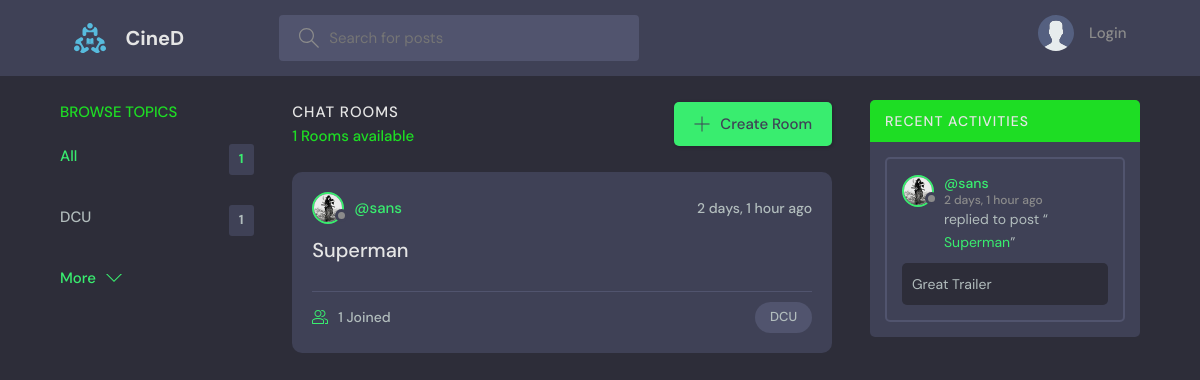
The page / on the database its author committed.
### base/models.py (models this page shows, shortened)
class Topic(models.Model):
    name = models.CharField(max_length=200)

class Room(models.Model):
    host = models.ForeignKey(User, on_delete=models.SET_NULL, null=True)
    topic = models.ForeignKey(Topic, on_delete=models.SET_NULL, null=True)
    name = models.CharField(max_length=200)
    description = models.TextField(null=True, blank=True)
    participants = models.ManyToManyField(
        User, related_name='participants', blank=True)
    updated = models.DateTimeField(auto_now=True)
    created = models.DateTimeField(auto_now_add=True)
    class Meta:
        ordering = ['-updated', '-created']
    def __str__(self):
        return self.name

class User(AbstractUser):
    name = models.CharField(max_length=200, null=True)
    email = models.EmailField(unique=True, null=True)
    bio = models.TextField(null=True)
    avatar = models.ImageField(null=True, default="avatar.svg")
    USERNAME_FIELD = 'email'
    REQUIRED_FIELDS = []
    groups = models.ManyToManyField(
        Group,
        related_name='custom_user_set',  # Add related_name to avoid conflict
        blank=True,
        help_text='The groups this user belongs to.',
        verbose_name='groups',
    )
    user_permissions = models.ManyToManyField(
        Permission,
        related_name='custom_user_set',  # Add related_name to avoid conflict
        blank=True,
        help_text='Specific permissions for this user.',
        verbose_name='user permissions',
    )

class Message(models.Model):
    user = models.ForeignKey(User, on_delete=models.CASCADE)#.Cascade means if user is deleted then all messages will be deleted
    room = models.ForeignKey(Room, on_delete=models.CASCADE)#one room can have many messages one to many relationship
    body = models.TextField()
    updated = models.DateTimeField(auto_now=True)
    created = models.DateTimeField(auto_now_add=True)
    class Meta:
        ordering = ['-updated', '-created']

### base/views.py (the view)
# urls.py: 2. Add a URL to urlpatterns:  path('', views.home, name='home')
def home(request):
    q = request.GET.get('q') if request.GET.get('q') != None else ''
    rooms = Room.objects.filter(
        Q(topic__name__icontains=q) |
        Q(name__icontains=q) |
        Q(description__icontains=q)
    )
    topics = Topic.objects.all()[0:5]
    room_count = rooms.count()
    room_messages = Message.objects.filter(
        Q(room__topic__name__icontains=q))[0:3]
    context = {'rooms': rooms, 'topics': topics,
               'room_count': room_count, 'room_messages': room_messages}
    return render(request, 'base/home.html', context)

### base/templates/base/home.html (shortened to what this page needs)
{% extends 'main.html' %}
{% block content %}
<main class="layout layout--3">
  <div class="container">
    {% include 'base/topics_component.html' %}
    <div class="roomList">
      <div class="roomList__header">
        <div>
          <h2>Chat Rooms</h2>
          <p>{{room_count}} Rooms available</p>
        </div>
        <a class="btn btn--main" href="{% url 'create-room' %}">
          <svg version="1.1" xmlns="http://www.w3.org/2000/svg" width="32" height="32" viewBox="0 0 32 32">
            <title>add</title>
            <path
              d="M16.943 0.943h-1.885v14.115h-14.115v1.885h14.115v14.115h1.885v-14.115h14.115v-1.885h-14.115v-14.115z">
            </path>
          </svg>
          Create Room
        </a>
      </div>
      {% include 'base/feed_component.html' %}
    </div>
    {% include 'base/activity_component.html' %}
  </div>
</main>
{% endblock %}

### base/templates/base/topics_component.html
<div class="topics">
    <div class="topics__header">
        <h2>Browse Topics</h2>
    </div>
    <ul class="topics__list">
        <li>
            <a href="{% url 'home' %}" class="active">All <span>{{topics.count}}</span></a>
        </li>
        {% for topic in topics %}
        <li>
            <a href="{% url 'home' %}?q={{topic.name}}">{{topic.name}}<span>{{topic.room_set.all.count}}</span></a>
        </li>
        {% endfor %}
    </ul>
    <a class="btn btn--link" href="{% url 'topics' %}">
        More
        <svg version="1.1" xmlns="http://www.w3.org/2000/svg" width="32" height="32" viewBox="0 0 32 32">
            <title>chevron-down</title>
            <path d="M16 21l-13-13h-3l16 16 16-16h-3l-13 13z"></path>
        </svg>
    </a>
</div>

### base/templates/base/feed_component.html (shortened to what this page needs)
{% for room in rooms %}
<div class="roomListRoom">
    <div class="roomListRoom__header">
        <a href="{% url 'user-profile' room.host.id %}" class="roomListRoom__author">
            <div class="avatar avatar--small">
                <img src="{{room.host.avatar.url}}" />
            </div>
            <span>@{{room.host.username}}</span>
        </a>
        <div class="roomListRoom__actions">
            <span>{{room.created|timesince}} ago</span>
        </div>
    </div>
    <div class="roomListRoom__content">
        <a href="{% url 'room' room.id %}">{{room.name}}</a>
    </div>
    <div class="roomListRoom__meta">
        <a href="{% url 'room' room.id %}" class="roomListRoom__joined">
            {{room.participants.all.count}} Joined
        </a>
        <p class="roomListRoom__topic">{{room.topic.name}}</p>
    </div>
</div>
{% endfor %}

### base/templates/base/activity_component.html (shortened to what this page needs)
<div class="activities">
    <div class="activities__header">
        <h2>Recent Activities</h2>
    </div>
    {% for message in room_messages %}
    <div class="activities__box">
        <div class="activities__boxHeader roomListRoom__header">
            <a href="{% url 'user-profile' message.user.id %}" class="roomListRoom__author">
                <div class="avatar avatar--small">
                    <img src="{{message.user.avatar.url}}" />
                </div>
                <p>
                    @{{message.user.username}}
                    <span>{{message.created|timesince}} ago</span>
                </p>
            </a>
        </div>
        <div class="activities__boxContent">
            <p>replied to post “<a href="{% url 'room' message.room.id %}">{{message.room}}</a>”</p>
            <div class="activities__boxRoomContent">{{message.body}}</div>
        </div>
    </div>
    {% endfor %}
</div>

### rows shown on the page
Topic: name "DCU", room_set.all.count "1"
Room: host.avatar (picture), host.username "sans", created "2 days, 1 hour", name "Superman", participants.all.count "1", topic.name "DCU"
Message: user.avatar (picture), user.username "sans", created "2 days, 1 hour", room "Superman", body "Great Trailer"

### other values the page prints
{{ topics.count }} "1"
{{ room_count }} "1"
